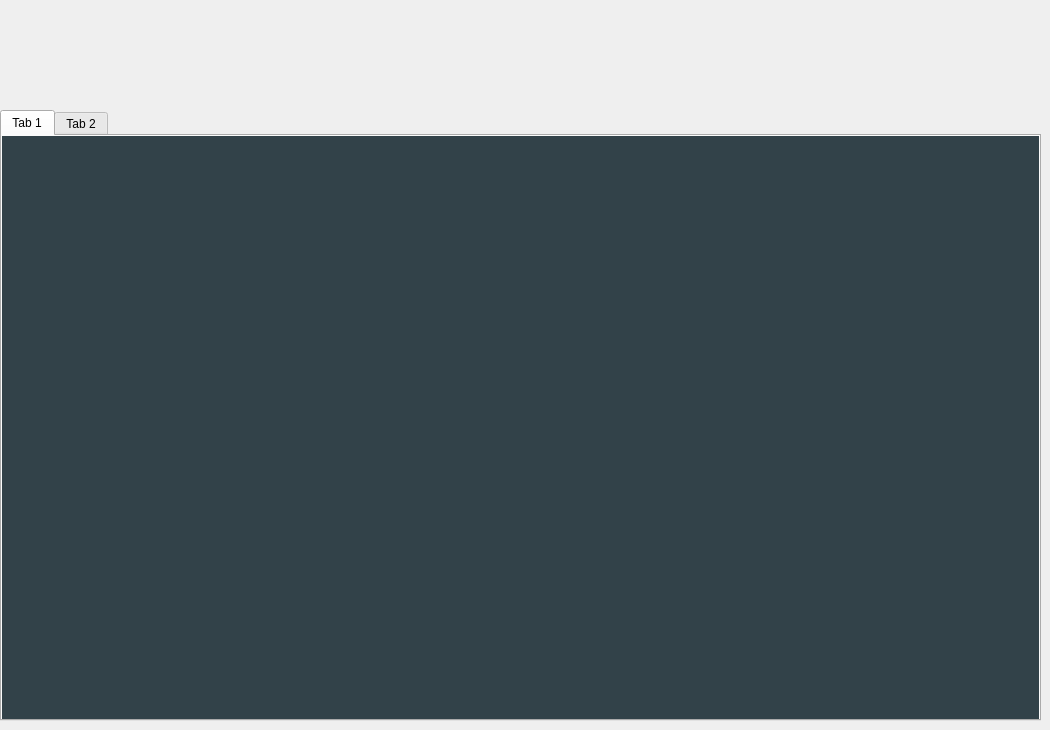
               <widget class="QWidget" name="pageSalida">
                <widget class="QTabWidget" name="tab_salida">
                 <property name="geometry">
                  <rect>
                   <x>0</x>
                   <y>110</y>
                   <width>1041</width>
                   <height>611</height>
                  </rect>
                 </property>
                 <property name="layoutDirection">
                  <enum>Qt::LeftToRight</enum>
                 </property>
                 <property name="styleSheet">
                  <string notr="true">
QFrame{
background-color: rgba(50,66,73,255); /* Cambiar el color de fondo a azul oscuro */
}
QPushButton{
    background:rgba(2,97,98,255);
    /*border: 1px solid #2361a0; /* Cambiar el color del borde a azul oscuro */
    border-radius: 10px;
    font: 75 9pt &quot;MS Shell Dlg 2t&quot;;
/* Cambiar el color de fondo a azul oscuro */
    color: white;
}

QPushButton:hover{

background-color: qlineargradient(spread:pad, x1:0, y1:0.505682, x2:1, y2:0.477, stop:0 rgba(14, 52, 83, 1), stop:1 rgba(14, 52, 83, 1));
color: rgb(255, 255, 255);

}

QLineEdit{
background-color: rgb(255,255,255);
border:none;
border-bottom:2px solid rgba(46, 82, 101, 200);
   /*color: #2361a0;*/
	color:rgba(106,105,103,255);

}

QLabel{
color: rgba(106,105,103,255);
}
</string>
                 </property>
                 <property name="currentIndex">
                  <number>0</number>
                 </property>
                 <widget class="QWidget" name="tab_5">
                  <attribute name="title">
                   <string>Tab 1</string>
                  </attribute>
                 </widget>
                 <widget class="QWidget" name="tab_6">
                  <attribute name="title">
                   <string>Tab 2</string>
                  </attribute>
                 </widget>
                </widget>
               </widget>
